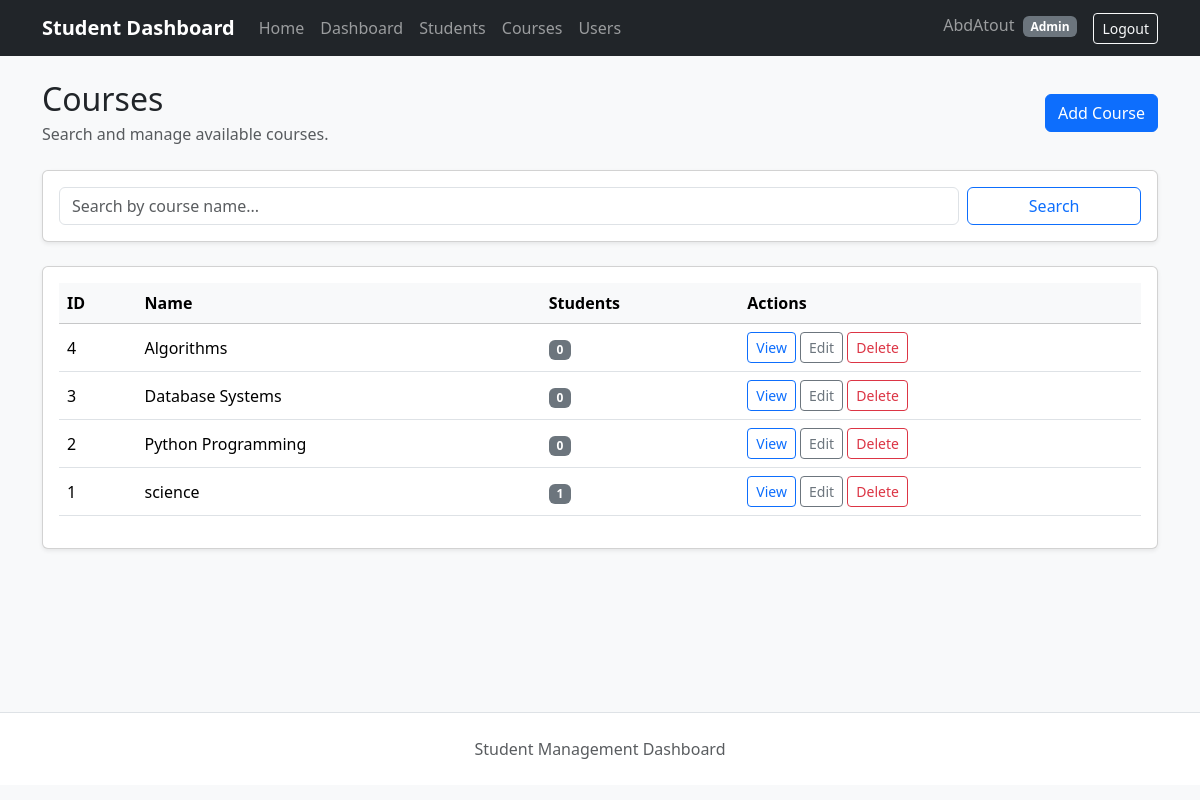
The page /courses (signed in) on the database as committed earlier.
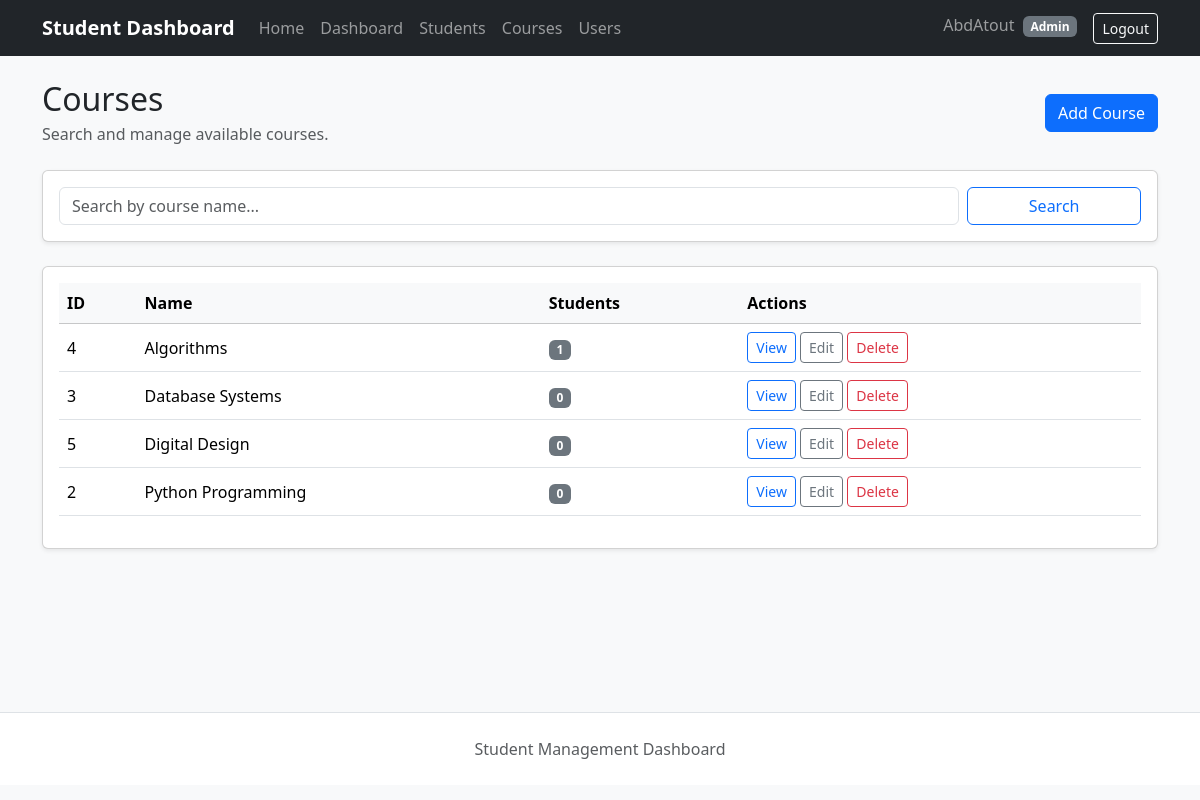
The same page on the database as committed later.
### app/models/course.py (models this page shows)
class Course(db.Model):
    __tablename__ = "courses"
    id = db.Column(
        db.Integer,
        primary_key=True,
    )
    name = db.Column(
        db.String(100),
        unique=True,
        nullable=False,
    )
    students = db.relationship(
        "Student",
        secondary=student_courses,
        back_populates="courses",
        passive_deletes=True,
    )

### app/routes/courses.py (the view)
@courses_bp.route("/courses")
@login_required
def course_list():
    search = request.args.get("search", "").strip()
    page = request.args.get("page", 1, type=int)
    per_page = request.args.get("per_page", 10, type=int)
    per_page = max(1, min(per_page, 100))
    statement = db.select(Course)
    if search:
        statement = statement.where(Course.name.ilike(f"%{search}%"))
    statement = statement.order_by(Course.name)
    pagination = db.paginate(
        statement,
        page=page,
        per_page=per_page,
        error_out=False,
    )
    return render_template(
        "courses.html",
        courses=pagination.items,
        pagination=pagination,
        search=search,
    )

### app/templates/courses.html (shortened to what this page needs)
{% extends "base.html" %}
{% from "macros/pagination.html" import render_pagination %}
{% block content %}
<div class="d-flex justify-content-between align-items-center mb-4">
    <div>
        <h2 class="mb-1">Courses</h2>
        <p class="text-muted mb-0">
            Search and manage available courses.
        </p>
    </div>
    {% if current_user.role in ["admin", "instructor"] %}
    <a
        href="{{ url_for('courses.add_course') }}"
        class="btn btn-primary"
    >
        Add Course
    </a>
    {% endif %}
</div>
<div class="card shadow-sm mb-4">
    <div class="card-body">
        <form
            method="GET"
            action="{{ url_for('courses.course_list') }}"
            class="row g-2"
        >
            <div class="col-md-10">
                <input
                    type="search"
                    id="course-search"
                    name="search"
                    class="form-control"
                    placeholder="Search by course name..."
                    value="{{ search }}"
                >
            </div>
            <div class="col-md-2 d-grid">
                <button
                    type="submit"
                    class="btn btn-outline-primary"
                >
                    Search
                </button>
            </div>
        </form>
    </div>
</div>
<div class="card shadow-sm">
    <div class="card-body">
        <div class="table-responsive">
            <table class="table table-hover align-middle">
                <thead class="table-light">
                    <tr>
                        <th>ID</th>
                        <th>Name</th>
                        <th>Students</th>
                        <th>Actions</th>
                    </tr>
                </thead>
                <tbody>
                    {% for course in courses %}
                    <tr>
                        <td>{{ course.id }}</td>
                        <td>{{ course.name }}</td>
                        <td>
                            <span class="badge bg-secondary">
                                {{ course.students | length }}
                            </span>
                        </td>
                        <td class="table-actions">
                            <a
                                href="{{ url_for(
                                    'courses.course_detail',
                                    course_id=course.id
                                ) }}"
                                class="btn btn-sm btn-outline-primary"
                            >
                                View
                            </a>
                            {% if current_user.role in ["admin", "instructor"] %}
                            <a
                                href="{{ url_for(
                                    'courses.edit_course',
                                    course_id=course.id
                                ) }}"
                                class="btn btn-sm btn-outline-secondary"
                            >
                                Edit
                            </a>
                            <form
                                method="POST"
                                action="{{ url_for(
                                    'courses.delete_course',
                                    course_id=course.id
                                ) }}"
                                class="d-inline"
                            >
                                <button
                                    type="submit"
                                    class="btn btn-sm btn-outline-danger"
                                >
                                    Delete
                                </button>
                            </form>
                            {% endif %}
                        </td>
                    </tr>
                    {% endfor %}
                </tbody>
            </table>
        </div>
    </div>
</div>
{% endblock %}

Rows that differ between the two databases and show on the page:
removed Course: id "1", name "science", students|length "1"
computed for Course "Algorithms": students|length "0" → "1"
added Course: id "5", name "Digital Design", students|length "0"
